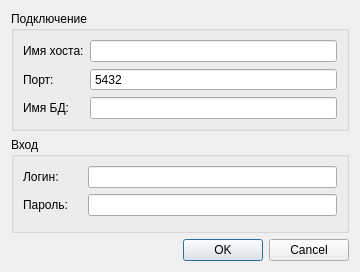
<?xml version="1.0" encoding="UTF-8"?>
<ui version="4.0">
 <class>Dialog_login</class>
 <widget class="QDialog" name="Dialog_login">
  <property name="geometry">
   <rect>
    <x>0</x>
    <y>0</y>
    <width>360</width>
    <height>272</height>
   </rect>
  </property>
  <property name="sizePolicy">
   <sizepolicy hsizetype="Minimum" vsizetype="Minimum">
    <horstretch>0</horstretch>
    <verstretch>0</verstretch>
   </sizepolicy>
  </property>
  <property name="minimumSize">
   <size>
    <width>360</width>
    <height>272</height>
   </size>
  </property>
  <property name="maximumSize">
   <size>
    <width>360</width>
    <height>272</height>
   </size>
  </property>
  <property name="windowTitle">
   <string>Подключение к БД</string>
  </property>
  <layout class="QVBoxLayout" name="verticalLayout">
   <item>
    <widget class="QGroupBox" name="grB_connect">
     <property name="title">
      <string>Подключение</string>
     </property>
     <layout class="QFormLayout" name="formLayout_2">
      <item row="0" column="0">
       <widget class="QLabel" name="lb_hostname">
        <property name="text">
         <string>Имя хоста:</string>
        </property>
       </widget>
      </item>
      <item row="0" column="1">
       <widget class="QLineEdit" name="le_hostname">
        <property name="maxLength">
         <number>30</number>
        </property>
       </widget>
      </item>
      <item row="1" column="1">
       <widget class="QSpinBox" name="spB_port">
        <property name="sizePolicy">
         <sizepolicy hsizetype="Expanding" vsizetype="Fixed">
          <horstretch>0</horstretch>
          <verstretch>0</verstretch>
         </sizepolicy>
        </property>
        <property name="wrapping">
         <bool>false</bool>
        </property>
        <property name="frame">
         <bool>true</bool>
        </property>
        <property name="buttonSymbols">
         <enum>QAbstractSpinBox::NoButtons</enum>
        </property>
        <property name="keyboardTracking">
         <bool>true</bool>
        </property>
        <property name="maximum">
         <number>65536</number>
        </property>
        <property name="stepType">
         <enum>QAbstractSpinBox::DefaultStepType</enum>
        </property>
        <property name="value">
         <number>5432</number>
        </property>
        <property name="displayIntegerBase">
         <number>10</number>
        </property>
       </widget>
      </item>
      <item row="2" column="1">
       <widget class="QLineEdit" name="le_databaseName">
        <property name="maxLength">
         <number>30</number>
        </property>
       </widget>
      </item>
      <item row="1" column="0">
       <widget class="QLabel" name="lb_port">
        <property name="text">
         <string>Порт:</string>
        </property>
       </widget>
      </item>
      <item row="2" column="0">
       <widget class="QLabel" name="lb_databaseName">
        <property name="text">
         <string>Имя БД:</string>
        </property>
       </widget>
      </item>
     </layout>
    </widget>
   </item>
   <item>
    <widget class="QGroupBox" name="grB_login">
     <property name="title">
      <string>Вход</string>
     </property>
     <layout class="QFormLayout" name="formLayout">
      <property name="horizontalSpacing">
       <number>20</number>
      </property>
      <property name="verticalSpacing">
       <number>6</number>
      </property>
      <property name="bottomMargin">
       <number>9</number>
      </property>
      <item row="1" column="0">
       <widget class="QLabel" name="lb_login">
        <property name="text">
         <string>Логин:</string>
        </property>
       </widget>
      </item>
      <item row="1" column="1">
       <widget class="QLineEdit" name="le_login">
        <property name="autoFillBackground">
         <bool>false</bool>
        </property>
        <property name="maxLength">
         <number>30</number>
        </property>
       </widget>
      </item>
      <item row="2" column="1">
       <widget class="QLineEdit" name="le_pass">
        <property name="maxLength">
         <number>30</number>
        </property>
        <property name="echoMode">
         <enum>QLineEdit::Password</enum>
        </property>
       </widget>
      </item>
      <item row="2" column="0">
       <widget class="QLabel" name="lb_pass">
        <property name="text">
         <string>Пароль:</string>
        </property>
       </widget>
      </item>
     </layout>
    </widget>
   </item>
   <item>
    <widget class="QDialogButtonBox" name="bbox_OkCancel">
     <property name="orientation">
      <enum>Qt::Horizontal</enum>
     </property>
     <property name="standardButtons">
      <set>QDialogButtonBox::Cancel|QDialogButtonBox::Ok</set>
     </property>
    </widget>
   </item>
  </layout>
 </widget>
 <resources/>
 <connections>
  <connection>
   <sender>bbox_OkCancel</sender>
   <signal>accepted()</signal>
   <receiver>Dialog_login</receiver>
   <slot>accept()</slot>
   <hints>
    <hint type="sourcelabel">
     <x>248</x>
     <y>254</y>
    </hint>
    <hint type="destinationlabel">
     <x>157</x>
     <y>274</y>
    </hint>
   </hints>
  </connection>
  <connection>
   <sender>bbox_OkCancel</sender>
   <signal>rejected()</signal>
   <receiver>Dialog_login</receiver>
   <slot>reject()</slot>
   <hints>
    <hint type="sourcelabel">
     <x>250</x>
     <y>270</y>
    </hint>
    <hint type="destinationlabel">
     <x>259</x>
     <y>274</y>
    </hint>
   </hints>
  </connection>
 </connections>
</ui>
